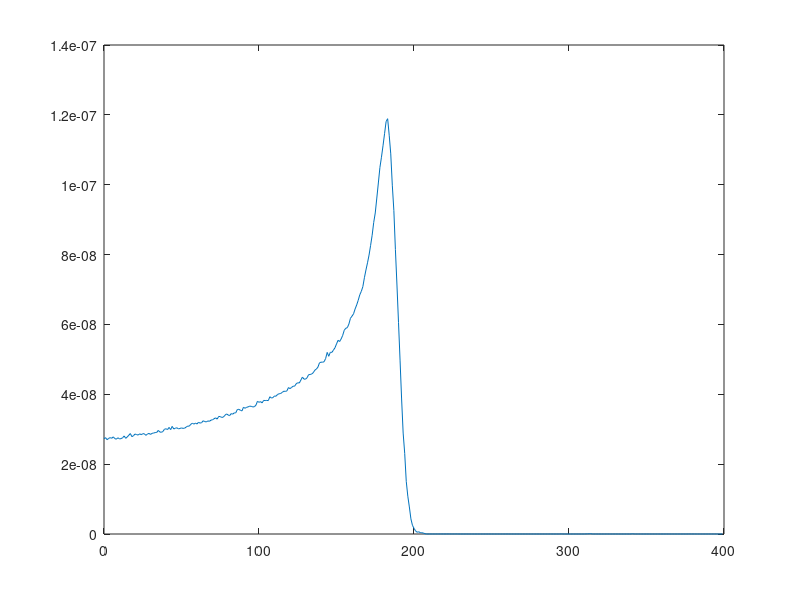

The MATLAB source for this figure:
clc
clear
close all
m=csvread('dosedata/mydose_11.csv',8,2)
filename='dosedata/dosedata_11.txt'
x=m(:,1)
y=m(:,2)
y1=flipud(y)
plot(x,y1,'-')
sum=0
sum0=0
% calculate dose for normal tissue
for i=1:180
    sum=sum+y1(i)*0.1
end
sum=sum/18
%calculate dose for tumor 
for i=181:280
    sum0=sum0+y1(i)*0.1
end
sum0=sum0/10
%sum1=0
yt=y1(181:280)
%inputfile

fid=fopen(filename,'w')
for i=1:100
    fprintf(fid,'%g ',yt(i))
end
fclose(fid)
% sum=10^6*sum/2500
% yt=y1(9:60)
% meanyt=mean(yt)
% variance=0
% for i=9:60
%     variance=variance+(y1(i)-meanyt)^2
% end
% variance=variance/52
% s=sqrt(variance)
% res=s/sum
